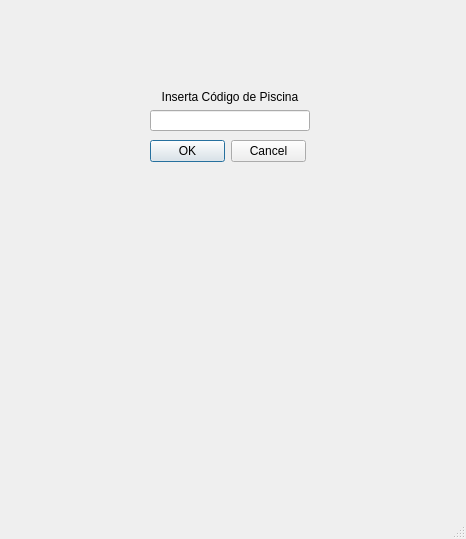
<?xml version="1.0" encoding="UTF-8"?>
<ui version="4.0">
 <class>MainWindow</class>
 <widget class="QMainWindow" name="MainWindow">
  <property name="geometry">
   <rect>
    <x>0</x>
    <y>0</y>
    <width>466</width>
    <height>539</height>
   </rect>
  </property>
  <property name="windowTitle">
   <string>MainWindow</string>
  </property>
  <widget class="QWidget" name="centralwidget">
   <widget class="QLabel" name="label">
    <property name="geometry">
     <rect>
      <x>130</x>
      <y>170</y>
      <width>211</width>
      <height>211</height>
     </rect>
    </property>
    <property name="text">
     <string>&lt;html&gt;&lt;head/&gt;&lt;body&gt;&lt;p&gt;&lt;img src=&quot;:/Logo/Logo.png&quot;width=&quot;200&quot; height=&quot;200&quot;/&gt;&lt;/p&gt;&lt;/body&gt;&lt;/html&gt;</string>
    </property>
   </widget>
   <widget class="QWidget" name="verticalLayoutWidget">
    <property name="geometry">
     <rect>
      <x>150</x>
      <y>90</y>
      <width>160</width>
      <height>41</height>
     </rect>
    </property>
    <layout class="QVBoxLayout" name="verticalLayout">
     <item>
      <widget class="QLabel" name="label_2">
       <property name="text">
        <string>Inserta Código de Piscina</string>
       </property>
       <property name="alignment">
        <set>Qt::AlignCenter</set>
       </property>
      </widget>
     </item>
     <item>
      <widget class="QLineEdit" name="lineEdit"/>
     </item>
    </layout>
   </widget>
   <widget class="QDialogButtonBox" name="buttonBox">
    <property name="geometry">
     <rect>
      <x>150</x>
      <y>140</y>
      <width>156</width>
      <height>23</height>
     </rect>
    </property>
    <property name="standardButtons">
     <set>QDialogButtonBox::Cancel|QDialogButtonBox::Ok</set>
    </property>
   </widget>
  </widget>
  <widget class="QMenuBar" name="menubar">
   <property name="geometry">
    <rect>
     <x>0</x>
     <y>0</y>
     <width>466</width>
     <height>21</height>
    </rect>
   </property>
  </widget>
  <widget class="QStatusBar" name="statusbar"/>
 </widget>
 <resources>
  <include location="../Others/Resources.qrc"/>
 </resources>
 <connections/>
</ui>
